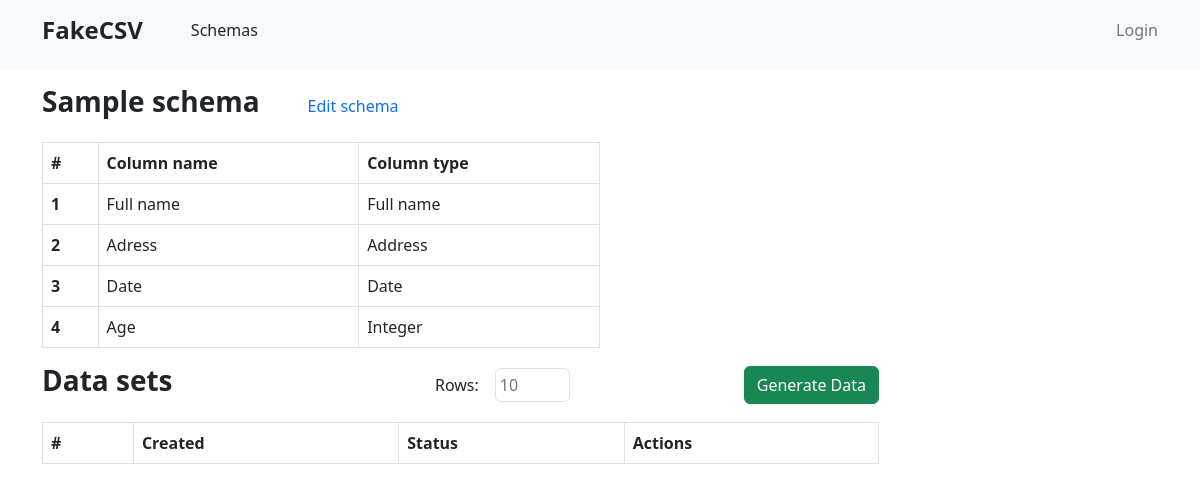
/data_schemas/data_sets/150, run on the app's committed database.
### data_schemas/models.py (models this page shows, shortened)
class SchemaColumn(models.Model):
    column_name = models.CharField(max_length=250)
    order = models.IntegerField()
    data_type = models.ForeignKey(DataType, on_delete=models.CASCADE)
    schema = models.ForeignKey(Schema, on_delete=models.CASCADE)
    created_at = models.DateField(auto_now_add=datetime.datetime.now())
    updated_at = models.DateField(auto_now_add=datetime.datetime.now())

class DataType(models.Model):
    column_type = models.CharField(max_length=50)

### data_schemas/views.py (the view)
# urls.py: path('data_sets/<int:pk>', data_sets, name='data_sets'),
def data_sets(request: HttpRequest, pk: int) -> HttpResponse:
    schema = Schema.objects.filter(id=pk).first()
    schema_columns = SchemaColumn.objects.filter(schema=schema).all()
    return render(request, "data_schemas/data_sets.html", {
                                                           "schema": schema,
                                                           "schema_columns": schema_columns
                                                           })

### data_schemas/templates/data_schemas/data_sets.html (shortened to what this page needs)
{% extends "base.html" %}
{% block content %}
    <div class="mt-3 w-50">
        <div class="d-flex flex-row align-items-center">
            <p class="h3 text-dark fw-semibold me-5">Sample schema</p>
            <a href="{% url 'edit_schema' schema.pk %}" class="text-decoration-none text-primary">Edit schema</a>
        </div>
        <div>
            <table class="table border border-muted my-3">
                <thead>
                    <tr>
                      <th scope="col" class="border border-right-muted">#</th>
                      <th scope="col" class="border border-right-muted">Column name</th>
                      <th scope="col" class="border border-right-muted">Column type</th>
                    </tr>
                  </thead>
                <tbody>
                    {% for column in schema_columns %}
                        <tr>
                          <th scope="row">{{ forloop.counter }}</th>
                              <td class="border border-right-muted">{{ column.column_name }}</td>
                              <td class="border border-right-muted">{{ column.data_type.column_type }}</td>
                        </tr>
                    {% endfor %}
                </tbody>
            </table>
        </div>
    </div>
    <div class="mt-3 w-75">
        <div class="d-flex flex-row justify-content-between">
            <div>
                <p class="h3 text-dark fw-semibold">Data sets</p>
            </div>
            <div class="d-flex flex-row justify-content-end align-items-center">
                <div class="d-flex flex-row align-items-center me-2">
                    <label class="me-3">Rows:</label>
                    <input type="number" name="rows_amount" id="rows_amount" class="border border-muted rounded p-1 w-25" placeholder="10" required/>
                </div>
                <button onclick="generateData(event, {{schema.pk}}, '{{ schema.column_separator }}', '{{ schema.string_character }}')" class="btn btn-success">Generate Data</button>
            </div>
        </div>
        <div>
            <table class="table border border-muted my-3">
                    <thead>
                        <tr>
                            <th scope="col" class="border border-right-muted">#</th>
                            <th scope="col" class="border border-right-muted">Created</th>
                            <th scope="col" class="border border-right-muted">Status</th>
                            <th scope="col" class="border border-right-muted">Actions</th>
                        </tr>
                    </thead>
                </table>
        </div>
    </div>
{% endblock %}

### data on the page
SchemaColumn: column_name "Full name", data_type.column_type "Full name"
SchemaColumn: column_name "Adress", data_type.column_type "Address"
SchemaColumn: column_name "Date", data_type.column_type "Date"
SchemaColumn: column_name "Age", data_type.column_type "Integer"
